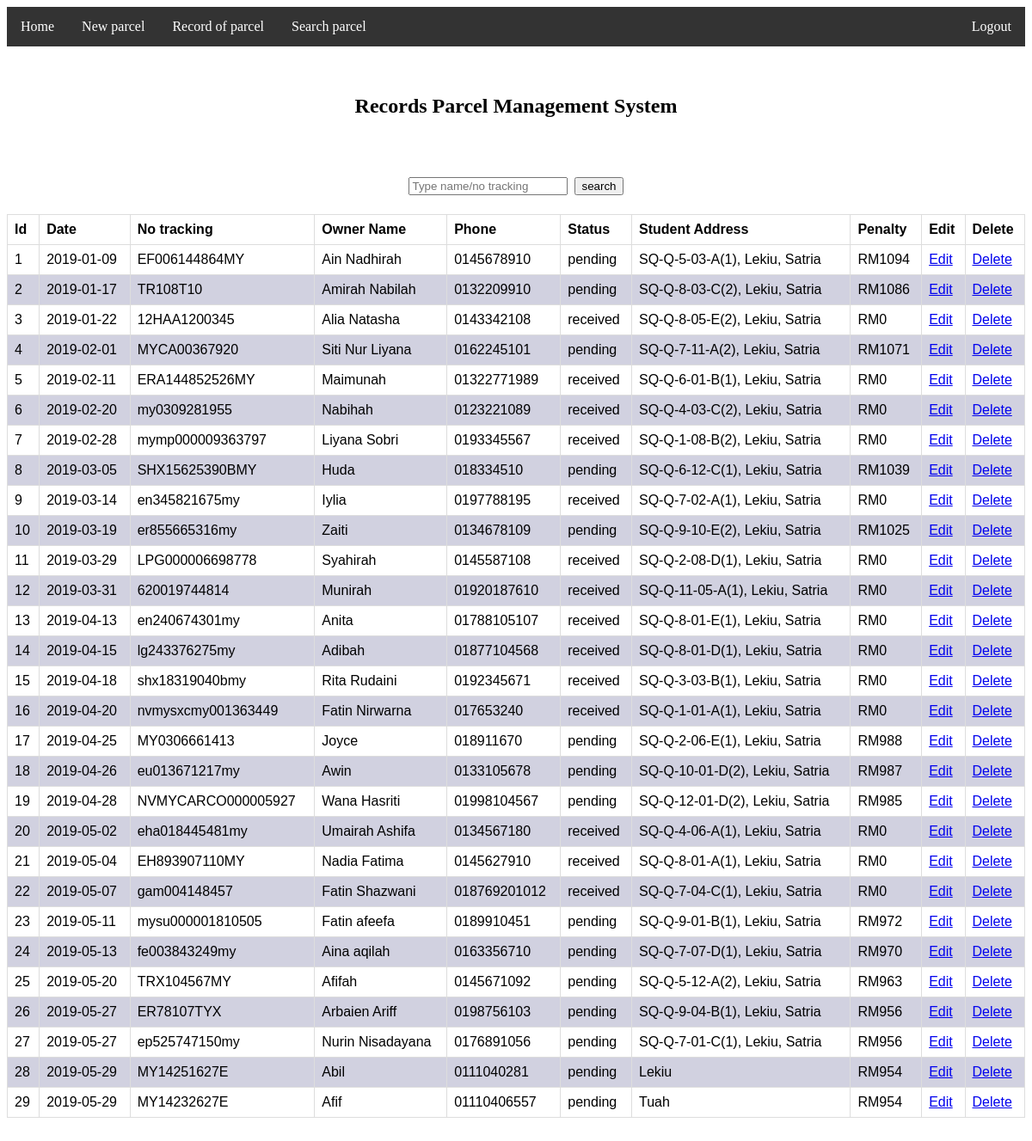
Screenshot of /search.php with the database file from the repository.
### tables this page shows
CREATE TABLE `parcel_info` (
  `id` int(11) NOT NULL,
  `studID` varchar(150) NOT NULL,
  `date` date NOT NULL,
  `no_track` varchar(50) NOT NULL,
  `status` varchar(50) NOT NULL,
  `stud_address` varchar(100) NOT NULL,
  `penalty` int(50) NOT NULL
);

CREATE TABLE `student` (
  `studId` varchar(150) NOT NULL,
  `studName` varchar(500) NOT NULL,
  `telPhone` varchar(15) NOT NULL
);

### search.php (the view, shortened to what this page needs)
<?php
include("includes/db.php");
?>
<!DOCTYPE html>
<html>
<head>
</head>
<body>
<ul>
  <li><a href="index.php">Home</a></li>
  <li><a href="insert.php">New parcel</a></li>
  <li><a href="view_parcel.php">Record of parcel</a></li>
  <li><a href="search.php">Search parcel</a></li>
 <li style="float:right"><a href="logout.php">Logout</a></li>
 </ul>
<br></br>
<body>
<div class="form">
<table id="table" class="table table-striped custab">
<center>
<h2> Records Parcel Management System</h2></center>
<br></br>
<center><label></label>
<form action="" method="GET">
<input type="text" placeholder="Type name/no tracking " name="search">&nbsp;
<input type="submit" value="search" name="btn" class="btn btn-sm btn-primary">
</form></center>
<table width="100%" border="1" style="border-collapse:collapse;">
<thead>
<tr>
  <th><strong>Id</strong></th>
  <th><strong>Date</strong></th>
  <th><strong>No tracking</strong></th>
  <th><strong>Owner Name</strong></th>
  <th><strong>Phone</strong></th>
  <th><strong>Status</strong></th>
  <th><strong>Student Address</strong></th>
  <th><strong>Penalty</strong></th>
  <th><strong>Edit</strong></th>
  <th><strong>Delete</strong></th></tr>
</thead>
<tbody>
<?php
$count=1;
$sql = "SELECT * FROM parcel_info INNER JOIN student ON parcel_info.studID = student.studId";
$result = $con->query($sql);
while($row = @$result->fetch_assoc()) { ?>
<tr><td align="center"><?php echo $count; ?></td>
<td align="center"><?php echo $row['date']; ?></td>
<td align="center"><?php echo $row['no_track']; ?></td>
<td align="center"><?php echo $row['studName']; ?></td>
<td align="center"><?php echo $row['telPhone']; ?></td>
<td align="center"><?php echo $row['status']; ?></td>
<td align="center"><?php echo $row['stud_address']; ?></td>
<td align="center">
    <?php
    if($row['status'] == "pending"){
      $dateNow = date("Y-m-d");
      $startDate = date_create($row["date"]);
      $endDate = date_create($dateNow);
      $diff = date_diff($startDate, $endDate);
      $tDate = $diff->format("%a");
      if($tDate > 7){
        $penalty = ($tDate - 7) + 1;
        echo "RM".$penalty;
      }
      else {
        echo "RM0";
      }
    }
    else {
      echo "RM0";
    }
    ?>
  </td>
<td align="center"><a href="edit_parcel.php?id=<?php echo $row['id']; ?>">Edit</a></td>
<td align="center"><a href="delete_parcel.php?id=<?php echo $row['id']; ?>">Delete</a></td></tr>
<?php $count++; } ?>
</tbody>
</table>
<br /><br /><br /><br />
</div>
</body>
</html>
</body>
</html>

### search.php (style rules this page uses)
ul { list-style-type: none; margin: 0; padding: 0; overflow: hidden; background-color: #333; }
li { float: left; }
li a { display: block; color: white; text-align: center; padding: 14px 16px; text-decoration: none; }
table { font-family: arial, sans-serif; border-collapse: collapse; width: 100%; }
td, th { border: 1px solid #dddddd; text-align: left; padding: 8px; }
tr:nth-child(even) { background-color: #d1d1e0; }
input, label { margin: .4rem 0; }

### rows the page displays
parcel_info: date "2019-01-09", no_track "EF006144864MY", studID.studName "Ain Nadhirah", studID.telPhone "0145678910", status "pending", stud_address "SQ-Q-5-03-A(1), Lekiu, Satria", date "1094"
parcel_info: date "2019-01-17", no_track "TR108T10", studID.studName "Amirah Nabilah", studID.telPhone "0132209910", status "pending", stud_address "SQ-Q-8-03-C(2), Lekiu, Satria", date "1086"
parcel_info: date "2019-01-22", no_track "12HAA1200345", studID.studName "Alia Natasha", studID.telPhone "0143342108", status "received", stud_address "SQ-Q-8-05-E(2), Lekiu, Satria", shows "RM0"
parcel_info: date "2019-02-01", no_track "MYCA00367920", studID.studName "Siti Nur Liyana", studID.telPhone "0162245101", status "pending", stud_address "SQ-Q-7-11-A(2), Lekiu, Satria", date "1071"
parcel_info: date "2019-02-11", no_track "ERA144852526MY", studID.studName "Maimunah", studID.telPhone "01322771989", status "received", stud_address "SQ-Q-6-01-B(1), Lekiu, Satria", shows "RM0"
parcel_info: date "2019-02-20", no_track "my0309281955", studID.studName "Nabihah", studID.telPhone "0123221089", status "received", stud_address "SQ-Q-4-03-C(2), Lekiu, Satria", shows "RM0"
parcel_info: date "2019-02-28", no_track "mymp000009363797", studID.studName "Liyana Sobri", studID.telPhone "0193345567", status "received", stud_address "SQ-Q-1-08-B(2), Lekiu, Satria", shows "RM0"
parcel_info: date "2019-03-05", no_track "SHX15625390BMY", studID.studName "Huda", studID.telPhone "018334510", status "pending", stud_address "SQ-Q-6-12-C(1), Lekiu, Satria", date "1039"
parcel_info: date "2019-03-14", no_track "en345821675my", studID.studName "Iylia", studID.telPhone "0197788195", status "received", stud_address "SQ-Q-7-02-A(1), Lekiu, Satria", shows "RM0"
parcel_info: date "2019-03-19", no_track "er855665316my", studID.studName "Zaiti", studID.telPhone "0134678109", status "pending", stud_address "SQ-Q-9-10-E(2), Lekiu, Satria", date "1025"
parcel_info: date "2019-03-29", no_track "LPG000006698778", studID.studName "Syahirah", studID.telPhone "0145587108", status "received", stud_address "SQ-Q-2-08-D(1), Lekiu, Satria", shows "RM0"
parcel_info: date "2019-03-31", no_track "620019744814", studID.studName "Munirah", studID.telPhone "01920187610", status "received", stud_address "SQ-Q-11-05-A(1), Lekiu, Satria", shows "RM0"
parcel_info: date "2019-04-13", no_track "en240674301my", studID.studName "Anita", studID.telPhone "01788105107", status "received", stud_address "SQ-Q-8-01-E(1), Lekiu, Satria", shows "RM0"
parcel_info: date "2019-04-15", no_track "lg243376275my", studID.studName "Adibah", studID.telPhone "01877104568", status "received", stud_address "SQ-Q-8-01-D(1), Lekiu, Satria", shows "RM0"
parcel_info: date "2019-04-18", no_track "shx18319040bmy", studID.studName "Rita Rudaini", studID.telPhone "0192345671", status "received", stud_address "SQ-Q-3-03-B(1), Lekiu, Satria", shows "RM0"
parcel_info: date "2019-04-20", no_track "nvmysxcmy001363449", studID.studName "Fatin Nirwarna", studID.telPhone "017653240", status "received", stud_address "SQ-Q-1-01-A(1), Lekiu, Satria", shows "RM0"
parcel_info: date "2019-04-25", no_track "MY0306661413", studID.studName "Joyce", studID.telPhone "018911670", status "pending", stud_address "SQ-Q-2-06-E(1), Lekiu, Satria", date "988"
parcel_info: date "2019-04-26", no_track "eu013671217my", studID.studName "Awin", studID.telPhone "0133105678", status "pending", stud_address "SQ-Q-10-01-D(2), Lekiu, Satria", date "987"
parcel_info: date "2019-04-28", no_track "NVMYCARCO000005927", studID.studName "Wana Hasriti", studID.telPhone "01998104567", status "pending", stud_address "SQ-Q-12-01-D(2), Lekiu, Satria", date "985"
parcel_info: date "2019-05-02", no_track "eha018445481my", studID.studName "Umairah Ashifa", studID.telPhone "0134567180", status "received", stud_address "SQ-Q-4-06-A(1), Lekiu, Satria", shows "RM0"
parcel_info: date "2019-05-04", no_track "EH893907110MY", studID.studName "Nadia Fatima", studID.telPhone "0145627910", status "received", stud_address "SQ-Q-8-01-A(1), Lekiu, Satria", shows "RM0"
parcel_info: date "2019-05-07", no_track "gam004148457", studID.studName "Fatin Shazwani", studID.telPhone "018769201012", status "received", stud_address "SQ-Q-7-04-C(1), Lekiu, Satria", shows "RM0"
parcel_info: date "2019-05-11", no_track "mysu000001810505", studID.studName "Fatin afeefa", studID.telPhone "0189910451", status "pending", stud_address "SQ-Q-9-01-B(1), Lekiu, Satria", date "972"
parcel_info: date "2019-05-13", no_track "fe003843249my", studID.studName "Aina aqilah", studID.telPhone "0163356710", status "pending", stud_address "SQ-Q-7-07-D(1), Lekiu, Satria", date "970"
parcel_info: date "2019-05-20", no_track "TRX104567MY", studID.studName "Afifah", studID.telPhone "0145671092", status "pending", stud_address "SQ-Q-5-12-A(2), Lekiu, Satria", date "963"
parcel_info: date "2019-05-27", no_track "ER78107TYX", studID.studName "Arbaien Ariff", studID.telPhone "0198756103", status "pending", stud_address "SQ-Q-9-04-B(1), Lekiu, Satria", date "956"
parcel_info: date "2019-05-27", no_track "ep525747150my", studID.studName "Nurin Nisadayana", studID.telPhone "0176891056", status "pending", stud_address "SQ-Q-7-01-C(1), Lekiu, Satria", date "956"
parcel_info: date "2019-05-29", no_track "MY14251627E", studID.studName "Abil", studID.telPhone "0111040281", status "pending", stud_address "Lekiu", date "954"
parcel_info: date "2019-05-29", no_track "MY14232627E", studID.studName "Afif", studID.telPhone "01110406557", status "pending", stud_address "Tuah", date "954"
